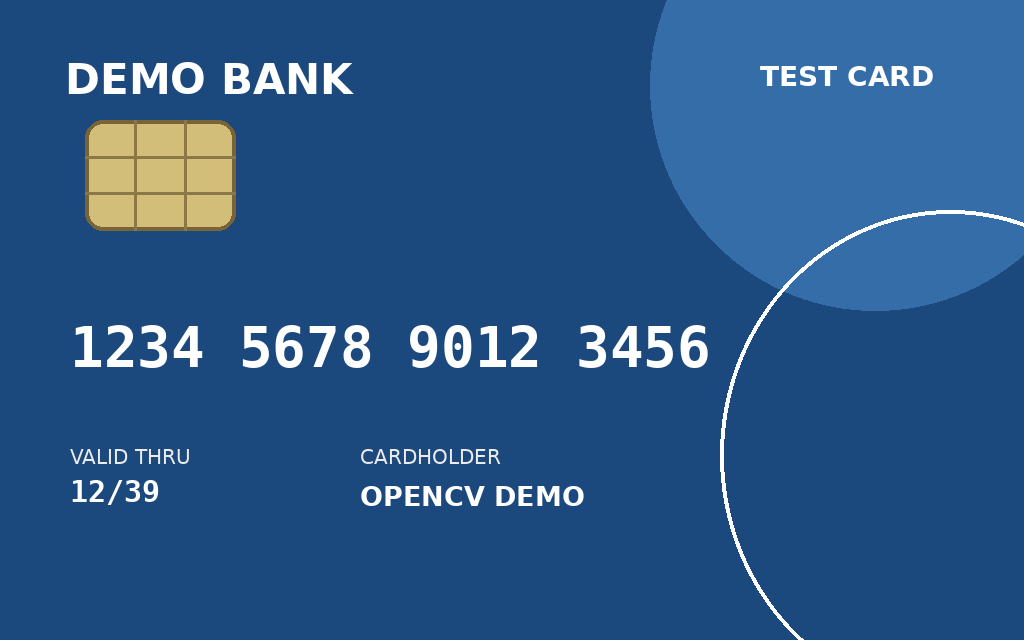
#> input picture images/card_template_matching/card_01_clean.png, 1024 x 640 px
$ python card_rotated_recognition.py images/card_template_matching/card_01_clean.png
#> lines starting #> are read from the running program, lines starting #| are printed output that depends on the picture; after the words box and inside, x2 and y2 are one past the last pixel; in counts of white or black regions, pixels touching at a corner belong together
### result_utils.py
from pathlib import Path

import cv2
import matplotlib.pyplot as plt


def save_result_grid(output_path, panels, columns=2):
    """将多个 OpenCV 或灰度图结果保存为可嵌入 Markdown 的拼图。"""
    output_path = Path(output_path)
    output_path.parent.mkdir(parents=True, exist_ok=True)

    rows = (len(panels) + columns - 1) // columns
    figure, axes = plt.subplots(rows, columns, figsize=(12, 4 * rows))
    axes = axes.ravel() if hasattr(axes, "ravel") else [axes]

    for axis, (image, title) in zip(axes, panels):
        if image.ndim == 2:
            axis.imshow(image, cmap="gray", vmin=0, vmax=255)
        else:
            axis.imshow(cv2.cvtColor(image, cv2.COLOR_BGR2RGB))

        axis.set_title(title)
        axis.axis("off")

    for axis in axes[len(panels):]:
        axis.axis("off")

    figure.tight_layout()
    figure.savefig(output_path, dpi=150, bbox_inches="tight")
    plt.close(figure)

    print(f"Saved result: {output_path}")

### card_rotated_recognition.py
import sys

import cv2
import numpy as np

from result_utils import save_result_grid


# 校正后的标准银行卡尺寸与卡号 ROI 的相对固定位置
CARD_WIDTH = 1024
CARD_HEIGHT = 640
NUMBER_LEFT = 70
NUMBER_TOP = 315
NUMBER_RIGHT = 710
NUMBER_BOTTOM = 375

# card_01 清晰参考卡中的已知演示号码，用于建立 0~9 模板库
REFERENCE_DIGITS = "1234567890123456"
TARGET_SIZE = (32, 48)


def order_points(points):
    # 将四个角点固定排序为：左上、右上、右下、左下
    ordered = np.zeros((4, 2), dtype=np.float32)
    sums = points.sum(axis=1)
    differences = np.diff(points, axis=1).ravel()

    ordered[0] = points[np.argmin(sums)]
    ordered[2] = points[np.argmax(sums)]
    ordered[1] = points[np.argmin(differences)]
    ordered[3] = points[np.argmax(differences)]

    return ordered


def find_card_corners(image):
    # card05 中卡片颜色饱和、背景接近黑灰，可用饱和度提取卡片主体
    hsv = cv2.cvtColor(image, cv2.COLOR_BGR2HSV)
    card_mask = cv2.inRange(
        hsv,
        (0, 50, 20),
        (179, 255, 255),
    )

    contours, _ = cv2.findContours(
        card_mask,
        cv2.RETR_EXTERNAL,
        cv2.CHAIN_APPROX_SIMPLE,
    )

    if not contours:
        print("Card contour not found")
        raise SystemExit

    # 面积最大的高饱和度区域视为银行卡主体
    card_contour = max(contours, key=cv2.contourArea)
    rectangle = cv2.minAreaRect(card_contour)
    corners = cv2.boxPoints(rectangle)

    return order_points(corners), card_mask


def correct_card(image, source_corners):
    # 将旋转四边形映射为统一尺寸的正面银行卡矩形
    target_corners = np.float32(
        [
            [0, 0],
            [CARD_WIDTH - 1, 0],
            [CARD_WIDTH - 1, CARD_HEIGHT - 1],
            [0, CARD_HEIGHT - 1],
        ]
    )

    transform = cv2.getPerspectiveTransform(
        source_corners,
        target_corners,
    )

    return cv2.warpPerspective(
        image,
        transform,
        (CARD_WIDTH, CARD_HEIGHT),
    )


def preprocess_roi(roi):
    # CLAHE 处理局部亮度差异，再用 Otsu 得到白色数字前景
    gray = cv2.cvtColor(roi, cv2.COLOR_BGR2GRAY)
    clahe = cv2.createCLAHE(
        clipLimit=2.0,
        tileGridSize=(8, 8),
    )
    enhanced = clahe.apply(gray)

    _, binary = cv2.threshold(
        enhanced,
        0,
        255,
        cv2.THRESH_BINARY + cv2.THRESH_OTSU,
    )

    return enhanced, binary


def find_digit_boxes(binary):
    # 只取最外层轮廓，避免 0、6、8、9 的内部孔洞被当成独立目标
    contours, _ = cv2.findContours(
        binary,
        cv2.RETR_EXTERNAL,
        cv2.CHAIN_APPROX_SIMPLE,
    )

    boxes = []

    for contour in contours:
        x, y, width, height = cv2.boundingRect(contour)

        # 当前标准 ROI 高 60 像素，数字高度约为 40 像素
        if height < 35 or width < 8 or width > 45:
            continue

        boxes.append((x, y, width, height))

    # 卡号的读取顺序由左至右
    boxes.sort(key=lambda box: box[0])

    return boxes


def normalize_digit(binary, box):
    x, y, width, height = box
    digit = binary[y:y + height, x:x + width]

    # 补黑色边距后统一缩放，确保模板与待识别数字尺寸一致
    digit = cv2.copyMakeBorder(
        digit,
        4,
        4,
        4,
        4,
        cv2.BORDER_CONSTANT,
        value=0,
    )

    return cv2.resize(
        digit,
        TARGET_SIZE,
        interpolation=cv2.INTER_AREA,
    )


def build_digit_templates(reference_binary):
    reference_boxes = find_digit_boxes(reference_binary)

    if len(reference_boxes) != len(REFERENCE_DIGITS):
        print(f"Reference digit count is invalid: {len(reference_boxes)}")
        raise SystemExit

    templates = {}

    for digit, box in zip(REFERENCE_DIGITS, reference_boxes):
        # 相同数字出现多次时，保留第一个样本作为该数字模板
        if digit not in templates:
            templates[digit] = normalize_digit(reference_binary, box)

    if len(templates) != 10:
        print(f"Template library is incomplete: {len(templates)} digits")
        raise SystemExit

    return templates


def recognize_digits(target_binary, templates):
    target_boxes = find_digit_boxes(target_binary)

    if len(target_boxes) != 16:
        print(f"Target digit count is invalid: {len(target_boxes)}")
        raise SystemExit

    digits = []
    scores = []

    for box in target_boxes:
        target_digit = normalize_digit(target_binary, box)
        best_digit = None
        best_score = -1.0

        # 单个数字与 0~9 模板逐一计算相似度
        for digit, template in templates.items():
            score_map = cv2.matchTemplate(
                target_digit,
                template,
                cv2.TM_CCOEFF_NORMED,
            )
            score = score_map[0, 0]

            if score > best_score:
                best_digit = digit
                best_score = score

        digits.append(best_digit)
        scores.append(best_score)

    return target_boxes, digits, scores


reference_image = cv2.imread(
    "images/card_template_matching/card_01_clean.png"
)
#> reference_image is the input picture: shape (640, 1024, 3); mean B, G, R 135.6, 87.2, 43.6
rotated_image = cv2.imread(
    "images/card_template_matching/card_05_rotated.png"
)
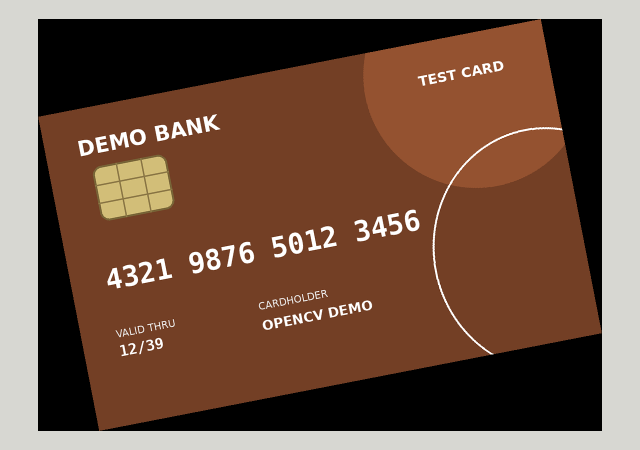
#> input picture images/card_template_matching/card_05_rotated.png, 1280 x 900 px (shown at 1/2 size)
#> rotated_image is the input picture: shape (900, 1280, 3); mean B, G, R 67.7, 84.3, 113.6

if reference_image is None or rotated_image is None:
    print("Image read failed")
    raise SystemExit

# 1. 自动找到旋转银行卡的四个角，并校正为正面标准尺寸
source_corners, card_mask = find_card_corners(rotated_image)
#> in find_card_corners, `hsv = cv2.cvtColor(image, cv2.COLOR_BGR2HSV)`: hsv: shape (900, 1280, 3); mean H, S, V 11.6, 95.2, 113.6
#> in find_card_corners, `card_mask = cv2.inRange( hsv, (0, 50, 20), (179, 255, 255), )`:
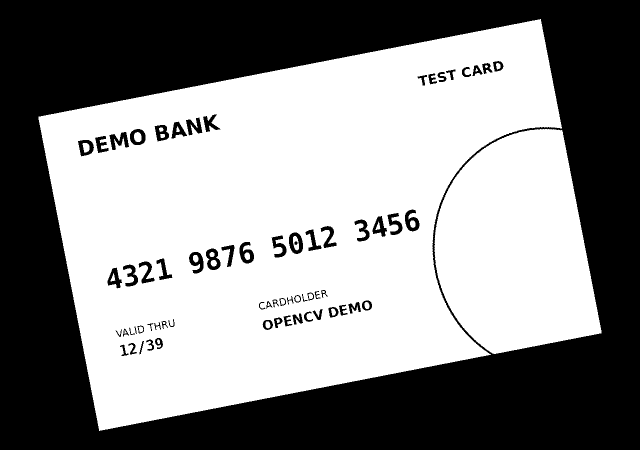
#> card_mask: shape (900, 1280) (shown at 1/2 size); 55% white; 68 black regions
#> in find_card_corners, `contours, _ = cv2.findContours( card_mask, cv2.RETR_EXTERNAL, cv2.CHAI..`: contours = 2 contours; box (x1, y1, x2, y2) and area: (77, 38, 1124, 862) 539966, (869, 258, 1203, 708) 110682
#> in find_card_corners, `card_contour = max(contours, key=cv2.contourArea)`: card_contour = contour of 1376 points, box (x1, y1, x2, y2) (77, 38, 1124, 862), area 539966
#> in find_card_corners, `rectangle = cv2.minAreaRect(card_contour)`: rectangle = ((639.5, 449.5), (1024, 640), -11)
#> in find_card_corners, `corners = cv2.boxPoints(rectangle)`: corners = [[198, 861.3], [75.85, 233.1], [1081, 37.69], [1203.1, 665.9]]
#> in order_points, `sums = points.sum(axis=1)`: sums = [1059.3, 308.9, 1118.7, 1869.1]
#> in order_points, `differences = np.diff(points, axis=1).ravel()`: differences = [663.3, 157.2, -1043.3, -537.2]
#> source_corners = [[75.85, 233.1], [1081, 37.69], [1203.1, 665.9], [198, 861.3]]
corrected_card = correct_card(rotated_image, source_corners)
#> in correct_card, `transform = cv2.getPerspectiveTransform( source_corners, target_corner..`: transform = [[0.981, -0.191, -29.95], [0.191, 0.98, -242.9], [5.3e-20, 4.5e-20, 1]]

# 2. 在校正后的银行卡中提取卡号区域
reference_roi = reference_image[
    NUMBER_TOP:NUMBER_BOTTOM,
    NUMBER_LEFT:NUMBER_RIGHT,
]
target_roi = corrected_card[
    NUMBER_TOP:NUMBER_BOTTOM,
    NUMBER_LEFT:NUMBER_RIGHT,
]

# 3. 从 card01 建立模板库，识别校正后的 card05 卡号
_, reference_binary = preprocess_roi(reference_roi)
#> in preprocess_roi, `_, binary = cv2.threshold( enhanced, 0, 255, cv2.THRESH_BINARY + cv2.T..`: binary: shape (60, 640); 25.5% white; 17 white regions, largest, box (x1, y1, x2, y2) and area: (274, 10, 300, 53) 713, (374, 10, 401, 53) 704, (340, 10, 367, 53) 700
target_enhanced, target_binary = preprocess_roi(target_roi)
#> in preprocess_roi (call 2), `_, binary = cv2.threshold( enhanced, 0, 255, cv2.THRESH_BINARY + cv2.T..`:
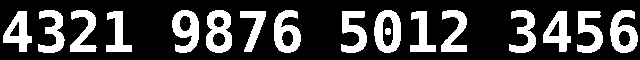
#> binary: shape (60, 640); 25.9% white; 17 white regions
digit_templates = build_digit_templates(reference_binary)
#> in find_digit_boxes, `contours, _ = cv2.findContours( binary, cv2.RETR_EXTERNAL, cv2.CHAIN_A..`: contours = 16 contours; largest, box (x1, y1, x2, y2) and area: (374, 10, 401, 53) 911, (274, 10, 300, 53) 868, (340, 10, 367, 53) 762, (611, 10, 638, 53) 762, (206, 10, 233, 53) 762
#> the loop in find_digit_boxes, `for contour in contours:` made 16 passes
#> (x, y, width, height) on passes 1 to 12: (577, 11, 26, 42), (543, 11, 28, 41), (410, 11, 26, 41), (240, 11, 26, 41), (173, 11, 26, 42), (104, 11, 28, 41), (5, 11, 26, 41), (611, 10, 27, 43), (509, 10, 27, 43), (441, 10, 26, 42), (374, 10, 27, 43), (340, 10, 27, 43)
#> after the loop in find_digit_boxes, `for contour in contours:`: boxes = 16 items, first 6: (577, 11, 26, 42), (543, 11, 28, 41), (410, 11, 26, 41), (240, 11, 26, 41), (173, 11, 26, 42), (104, 11, 28, 41)
#> in build_digit_templates, `reference_boxes = find_digit_boxes(reference_binary)`: reference_boxes = 16 items, first 6: (5, 11, 26, 41), (37, 10, 26, 42), (70, 10, 27, 43), (104, 11, 28, 41), (173, 11, 26, 42), (206, 10, 27, 43)
#> the loop in build_digit_templates, `for digit, box in zip(REFERENCE_DIGITS, reference_boxes):` made 16 passes
#> (x in normalize_digit, y in normalize_digit, width in normalize_digit, height in normalize_digit) on passes 1 to 10: (5, 11, 26, 41), (37, 10, 26, 42), (70, 10, 27, 43), (104, 11, 28, 41), (173, 11, 26, 42), (206, 10, 27, 43), (240, 11, 26, 41), (274, 10, 26, 43), (340, 10, 27, 43), (374, 10, 27, 43)
#> box on passes 11 to 16: (410, 11, 26, 41), (441, 10, 26, 42), (509, 10, 27, 43), (543, 11, 28, 41), (577, 11, 26, 42), (611, 10, 27, 43)
#> pass 1, in normalize_digit, `digit = cv2.copyMakeBorder( digit, 4, 4, 4, 4, cv2.BORDER_CONSTANT, va..`:
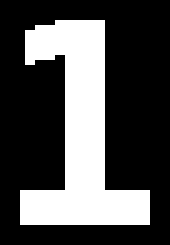
#> digit: shape (49, 34) (shown 5 times larger); 30.6% white; 1 white region, box (x1, y1, x2, y2) and area: (4, 4, 30, 45) 510
#> after the loop in build_digit_templates, `for digit, box in zip(REFERENCE_DIGITS, reference_boxes):`: templates = 10 items
#> digit_templates = 10 items
target_boxes, digits, scores = recognize_digits(
    target_binary,
    digit_templates,
)
#> in find_digit_boxes (call 2), `contours, _ = cv2.findContours( binary, cv2.RETR_EXTERNAL, cv2.CHAIN_A..`: contours = 16 contours; largest, box (x1, y1, x2, y2) and area: (374, 10, 401, 53) 916, (206, 10, 232, 53) 876, (610, 10, 638, 53) 784, (274, 10, 301, 53) 768, (172, 10, 199, 53) 768
#> the loop in find_digit_boxes (call 2), `for contour in contours:` made 16 passes
#> (x, y, width, height) on passes 1 to 12: (577, 11, 26, 42), (543, 11, 28, 41), (410, 11, 26, 41), (341, 11, 26, 42), (240, 11, 26, 41), (106, 11, 26, 41), (3, 11, 29, 41), (610, 10, 28, 43), (509, 10, 27, 43), (441, 10, 26, 42), (374, 10, 27, 43), (274, 10, 27, 43)
#> in recognize_digits, `target_boxes = find_digit_boxes(target_binary)`: target_boxes = 16 items, first 6: (3, 11, 29, 41), (38, 10, 27, 43), (70, 10, 27, 42), (106, 11, 26, 41), (172, 10, 27, 43), (206, 10, 26, 43)
#> the loop in recognize_digits, `for box in target_boxes:` made 16 passes
#> after the loop in recognize_digits, `for box in target_boxes:`:
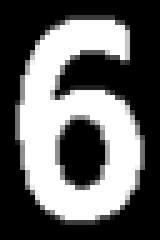
#> target_digit: shape (48, 32) (shown 5 times larger); min 0, max 255, mean 100.3
#> after the loop in recognize_digits, `for box in target_boxes:`: digits = ['4', '3', '2', '1', '9', '8', '7', '6', '5', '0', '1', '2', '3', '4', '5', '6']; scores = [0.965, 0.954, 0.979, 1, 0.987, 0.99, 0.995, 0.991, 0.991, 0.991, 0.998, 0.994, 0.996, 0.997, 0.995, 0.973]

raw_number = "".join(digits)
formatted_number = " ".join(
    raw_number[index:index + 4]
    for index in range(0, len(raw_number), 4)
)

print(f"Recognized demo number: {formatted_number}")
#| Recognized demo number: 4321 9876 5012 3456

for index, (digit, score) in enumerate(zip(digits, scores), start=1):
    print(f"Position {index:02d}: digit={digit}, score={score:.4f}")
#> this loop made 16 passes
#> (digit, score) on passes 1 to 12: ('4', 0.965), ('3', 0.954), ('2', 0.979), ('1', 1), ('9', 0.987), ('8', 0.99), ('7', 0.995), ('6', 0.991), ('5', 0.991), ('0', 0.991), ('1', 0.998), ('2', 0.994)
#| Position 01: digit=4, score=0.9651
#| Position 02: digit=3, score=0.9544
#| Position 03: digit=2, score=0.9790
#| Position 04: digit=1, score=1.0000
#| Position 05: digit=9, score=0.9874
#| Position 06: digit=8, score=0.9902
#| Position 07: digit=7, score=0.9949
#| Position 08: digit=6, score=0.9912
#> (further printed lines are left out)

# 4. 在校正后的银行卡上标记每一位数字的最终识别结果
result = corrected_card.copy()

for box, digit, score in zip(target_boxes, digits, scores):
    x, y, width, height = box
    left = x + NUMBER_LEFT
    top = y + NUMBER_TOP
    right = left + width
    bottom = top + height

    cv2.rectangle(
        result,
        (left, top),
        (right, bottom),
        (0, 255, 0),
        1,
    )

    cv2.putText(
        result,
        f"{digit}:{score:.2f}",
        (left, top - 5),
        cv2.FONT_HERSHEY_SIMPLEX,
        0.35,
        (0, 255, 0),
        1,
    )
#> this loop made 16 passes
#> (digit, score, x, y, width, height, left, top) on passes 1 to 12: ('4', 0.965, 3, 11, 29, 41, 73, 326), ('3', 0.954, 38, 10, 27, 43, 108, 325), ('2', 0.979, 70, 10, 27, 42, 140, 325), ('1', 1, 106, 11, 26, 41, 176, 326), ('9', 0.987, 172, 10, 27, 43, 242, 325), ('8', 0.99, 206, 10, 26, 43, 276, 325), ('7', 0.995, 240, 11, 26, 41, 310, 326), ('6', 0.991, 274, 10, 27, 43, 344, 325), ('5', 0.991, 341, 11, 26, 42, 411, 326), ('0', 0.991, 374, 10, 27, 43, 444, 325), ('1', 0.998, 410, 11, 26, 41, 480, 326), ('2', 0.994, 441, 10, 26, 42, 511, 325)
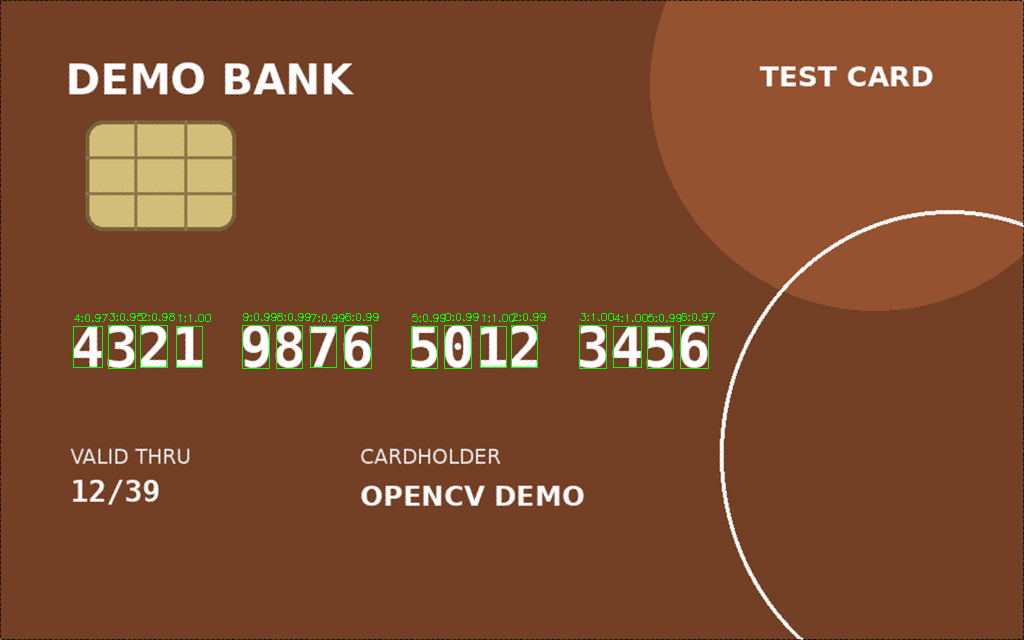
#> result: shape (640, 1024, 3); mean B, G, R 47.3, 75.9, 125.7

# 将 0~9 模板拼成一张图，便于检查模板库
template_strip = np.hstack(
    [digit_templates[str(digit)] for digit in range(10)]
)

save_result_grid(
    "docs/results/card_rotated_recognition.jpg",
    [
        (rotated_image, "Rotated Card 05"),
        (card_mask, "Card Color Mask"),
        (corrected_card, "Corrected Card"),
        (target_enhanced, "Target Enhanced Number ROI"),
        (target_binary, "Target Binary Number ROI"),
        (template_strip, "Digit Templates 0 To 9"),
        (result, "Rotated Card Recognition Result"),
    ],
    columns=2,
)
#> in save_result_grid, `figure.savefig(output_path, dpi=150, bbox_inches="tight")`:
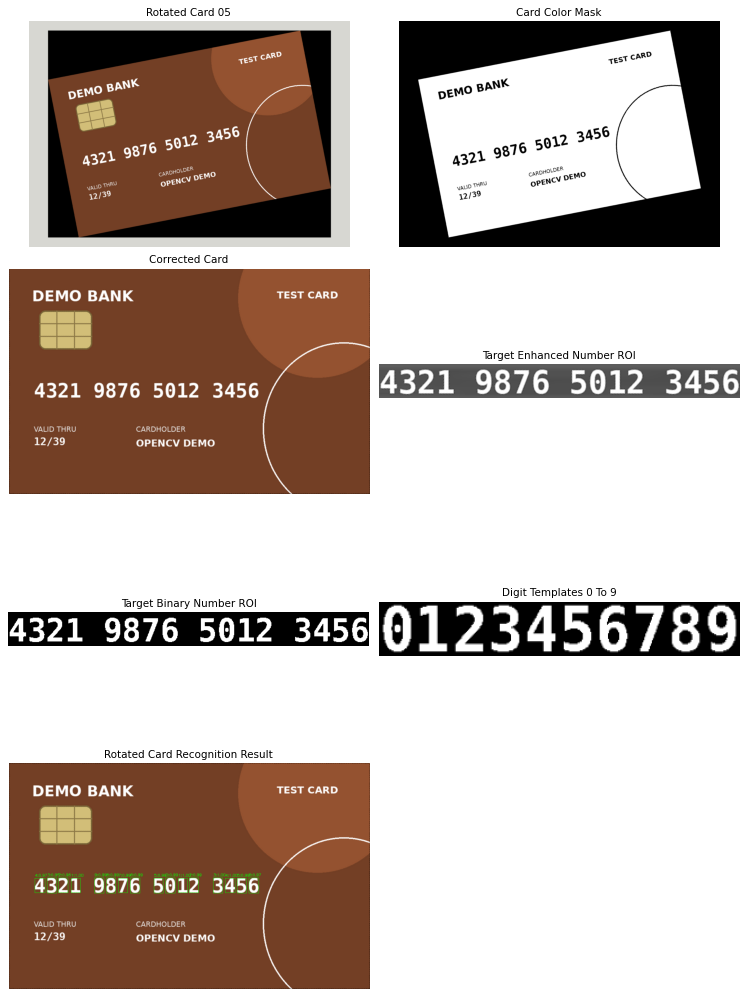
#> figure drawn by matplotlib, 7 panels

if "--save-only" not in sys.argv:
    cv2.imshow("Rotated Card 05", rotated_image)
    cv2.imshow("Card Color Mask", card_mask)
    cv2.imshow("Corrected Card", corrected_card)
    cv2.imshow("Target Enhanced Number ROI", target_enhanced)
    cv2.imshow("Target Binary Number ROI", target_binary)
    cv2.imshow("Digit Templates 0 To 9", template_strip)
    cv2.imshow("Rotated Card Recognition Result", result)
    cv2.waitKey(0)
    cv2.destroyAllWindows()
